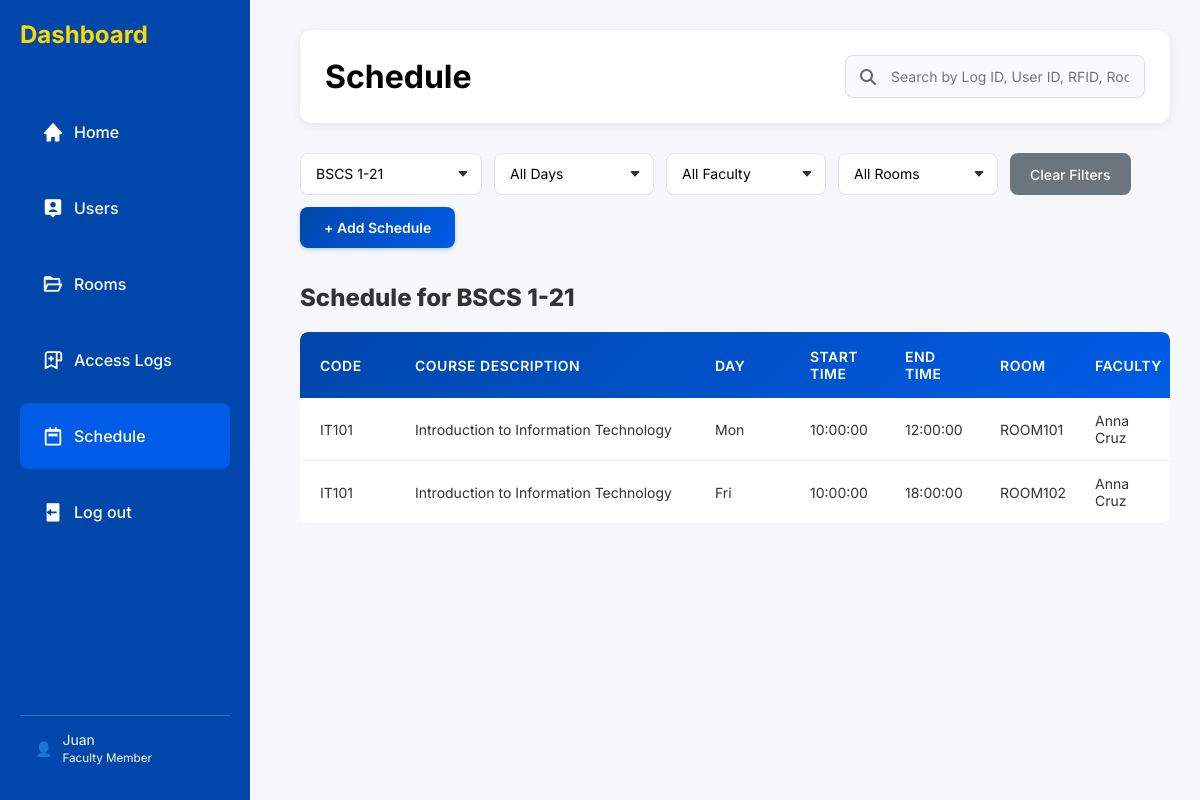
The app's page /schedule.php?course_section=2, older data.
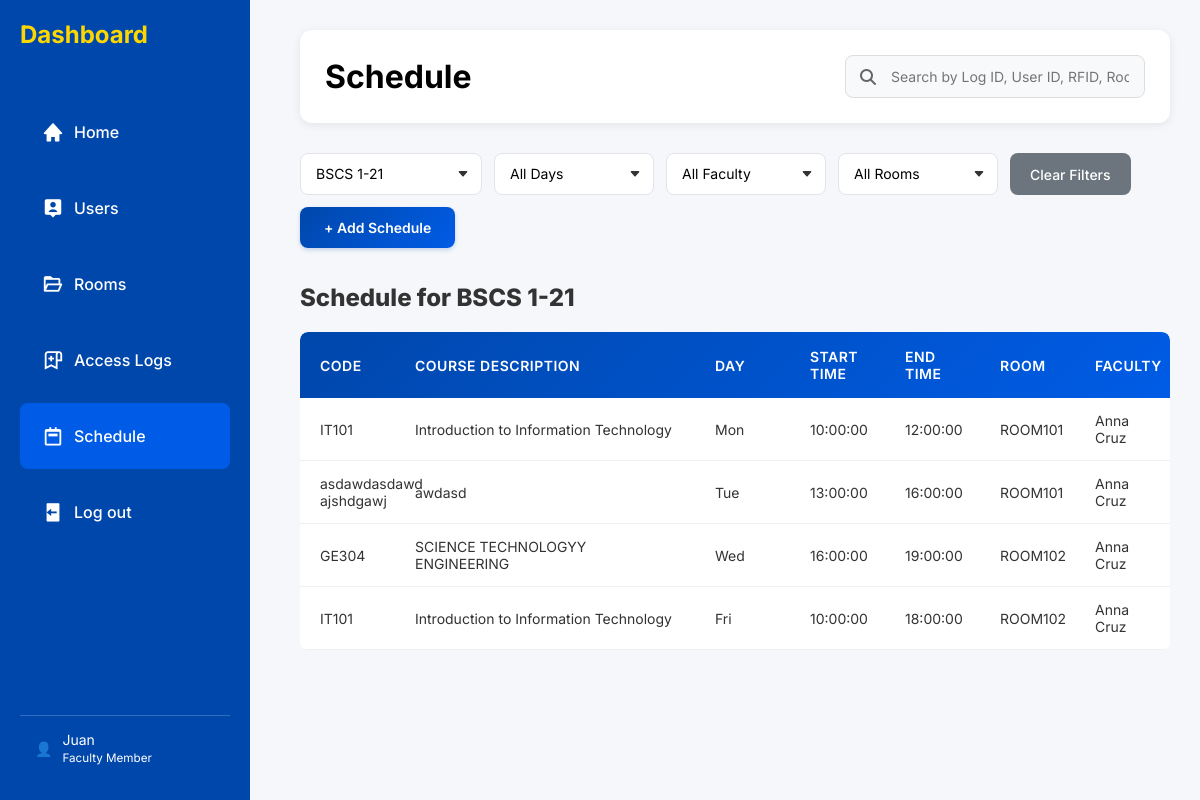
The same page, newer data.
### tables this page shows
CREATE TABLE `subject` (
  `Subject_id` int(11) NOT NULL,
  `Code` varchar(50) NOT NULL,
  `Description` varchar(255) DEFAULT NULL
);

CREATE TABLE `schedule` (
  `Schedule_id` int(11) NOT NULL,
  `Subject_id` int(11) NOT NULL,
  `Room_id` int(11) NOT NULL,
  `Faculty_id` int(11) NOT NULL,
  `Day` enum('Mon','Tue','Wed','Thu','Fri','Sat','Sun') NOT NULL,
  `Start_time` time NOT NULL,
  `End_time` time NOT NULL
);

CREATE TABLE `classrooms` (
  `Room_id` int(11) NOT NULL,
  `Room_code` varchar(50) NOT NULL,
  `Status` enum('Occupied','Unoccupied') DEFAULT 'Unoccupied',
  `Classroom_type` varchar(255) DEFAULT NULL,
  `Capacity` int(11) DEFAULT NULL
);

CREATE TABLE `users` (
  `User_id` int(11) NOT NULL,
  `Rfid_tag` varchar(50) NOT NULL,
  `F_name` varchar(100) NOT NULL,
  `L_name` varchar(100) NOT NULL,
  `CourseSection_id` int(11) DEFAULT NULL,
  `Role` enum('Student','Faculty','Admin') DEFAULT 'Student',
  `Status` enum('Active','Inactive') DEFAULT 'Active'
);

### schedule.php (the view, shortened to what this page needs)
<?php
include 'conn.php';
$filter_course_section = isset($_GET['course_section']) ? $_GET['course_section'] : '';
$sql = "
SELECT
    sub.Code,
    sub.Description,
    sch.Day,
    sch.Start_time,
    sch.End_time,
    cr.Room_code,
    u.F_name,
    u.L_name,
    cs.CourseSection,
    cs.CourseSection_id
FROM schedule_access AS sa
JOIN schedule AS sch ON sa.Schedule_id = sch.Schedule_id
JOIN subject AS sub ON sch.Subject_id = sub.Subject_id
JOIN users AS u ON sch.Faculty_id = u.User_id
JOIN classrooms AS cr ON sch.Room_id = cr.Room_id
JOIN course_section AS cs ON sa.CourseSection_id = cs.CourseSection_id
WHERE 1=1
";
if (!empty($filter_course_section)) {
    $sql .= " AND sa.CourseSection_id = '$filter_course_section'";
}
$sql .= " ORDER BY cs.CourseSection, sch.Day, sch.Start_time";
$result = $conn->query($sql);
?>
<!DOCTYPE html>
<html lang="en">
<head>
    <link rel="stylesheet" href="https://cdnjs.cloudflare.com/ajax/libs/font-awesome/6.6.0/css/all.min.css"/>
    <link rel="stylesheet" href="https://unpkg.com/boxicons@2.1.4/css/boxicons.min.css">
    <link rel="stylesheet" href="styles/schedule.css">
    <link rel="stylesheet" href="styles/sidebar.css">
</head>
<body>
    <div class="sidebar" id="sidebar">
        <h1>Dashboard</h1>
        <div class="icons">
        <a href="index.php" ><i class='bx bxs-home'></i>Home</a>
        <a href="users.php"><i class='bx bxs-user-pin' ></i> Users</a>
        <a href="rooms.php"><i class='bx bx-folder-open'></i> Rooms</a>
        <a href="access_logs.php"><i class='bx bx-bookmark-alt-plus'></i> Access Logs</a>
        <a href="schedule.php" class="active"><i class='bx bx-calendar-week'></i> Schedule</a>
        <a href="logout.php"><i class='bx bxs-log-out'></i> Log out</a>
        </div>
        <div class="user">
            👤 <span>Juan<br><small>Faculty Member</small></span>
        </div>
    </div>
    <div class="main-content">
        <div class="controls-section">
            <h1>Schedule</h1>
            <div class="search-box">
                <i class="fas fa-search"></i>
                <input type="text" id="searchInput" placeholder="Search by Log ID, User ID, RFID, Room...">
            </div>
        </div>
        <div class="controls">
            <div class="filters">
                <form method="GET" class="filter-form">
                    <div class="filter-section">
                    <div class="filter-group">
                        <select name="course_section" onchange="this.form.submit()">
                            <?php
                            $csQuery = $conn->query("SELECT CourseSection_id, CourseSection FROM course_section");
                            while ($cs = $csQuery->fetch_assoc()) {
                                $selected = ($filter_course_section == $cs['CourseSection_id']) ? 'selected' : '';
                                echo "<option value='{$cs['CourseSection_id']}' $selected>{$cs['CourseSection']}</option>";
                            }
                            ?>
                        </select>
                        <select name="day" onchange="this.form.submit()">
                            <option value="">All Days</option>
                        </select>
                        <select name="faculty" onchange="this.form.submit()">
                            <option value="">All Faculty</option>
                        </select>
                        <select name="room" onchange="this.form.submit()">
                            <option value="">All Rooms</option>
                        </select>
                        <button type="button" class="btn-clear" onclick="clearFilters()">Clear Filters</button>
                        <div class="modal-btn">
                            <button class="btn-primary" onclick="openModal()">+ Add Schedule</button>
                        </div>
                    </div>
                    </div>
                </form>
            </div>
        </div>
        <div class="schedule">
            <?php
            $groupedSchedules = [];
            if ($result->num_rows > 0) {
                while ($row = $result->fetch_assoc()) {
                    $courseSectionId = $row['CourseSection_id'];
                    if (!isset($groupedSchedules[$courseSectionId])) {
                        $groupedSchedules[$courseSectionId] = [
                            'name' => $row['CourseSection'],
                            'schedules' => []
                        ];
                    }
                    $groupedSchedules[$courseSectionId]['schedules'][] = $row;
                }
                foreach ($groupedSchedules as $courseSectionId => $data) {
                    echo "<h2 style='padding-top: 25px'>Schedule for {$data['name']}</h2>";
                    echo "<table>";
                    echo "<thead>
                            <tr>
                                <th>CODE</th>
                                <th style='width: 300px'>COURSE DESCRIPTION</th>
                                <th>DAY</th>
                                <th>START TIME</th>
                                <th>END TIME</th>
                                <th>ROOM</th>
                                <th>FACULTY</th>
                            </tr>
                        </thead><tbody>";
                    foreach ($data['schedules'] as $row) {
                        echo "<tr>
                                <td>{$row['Code']}</td>
                                <td>{$row['Description']}</td>
                                <td>{$row['Day']}</td>
                                <td>{$row['Start_time']}</td>
                                <td>{$row['End_time']}</td>
                                <td>{$row['Room_code']}</td>
                                <td>{$row['F_name']} {$row['L_name']}</td>
                            </tr>";
                    }
                    echo "</tbody></table><br>";
                }
            } else {
                echo "<div class='no-results'>No schedule found matching your criteria.</div>";
            }
            ?>
        </div>
    </div>
</body>
</html>

### styles/schedule.css (style rules this page uses)
* { box-sizing: border-box; margin: 0; padding: 0; font-family: 'Inter', sans-serif; }
body { background-color: #f5f7fb; min-height: 100vh; display: flex; }
.main-content { margin-left: 270px; padding: 30px; width: calc(100% - 270px); transition: margin-left 0.3s ease; }
.controls-section { display: flex; align-items: center; justify-content: space-between; gap: 70px; margin-bottom: 30px; background: white; padding: 25px; border-radius: 12px; box-shadow: 0 2px 10px rgba(0, 0, 0, 0.08); }
.controls-section h1 { width: 198px; }
.filters { flex-grow: 1; max-width: 100%; }
.filter-form { display: flex; flex-direction: column; gap: 20px; }
.search-box { position: relative; min-width: 300px; }
.search-box i { position: absolute; left: 15px; top: 50%; transform: translateY(-50%); color: #666; z-index: 1; }
.search-box input { width: 100%; padding: 12px 15px 12px 45px; border: 1px solid #ddd; border-radius: 8px; font-size: 14px; transition: all 0.3s; background: #f8f9fa; }
.filter-section { position: relative; margin-bottom: 10px; }
.filter-group { display: flex; gap: 12px; flex-wrap: wrap; }
.filter-group select { padding: 12px 15px; border: 1px solid #e1e5e9; border-radius: 8px; font-size: 14px; background-color: white; min-width: 160px; cursor: pointer; transition: all 0.3s ease; background-repeat: no-repeat; background-position: right 12px center; background-size: 12px; appearance: none; padding-right: 35px; }
.btn-clear { background-color: #6c757d; color: white; padding: 12px 20px; border: none; border-radius: 8px; cursor: pointer; font-size: 14px; font-weight: 500; transition: all 0.3s ease; white-space: nowrap; }
.schedule h2 { margin-bottom: 20px; font-size: 24px; color: #333; font-weight: 800 }
table { width: 100%; border-collapse: collapse; min-width: 600px; border-radius: 8px; overflow: hidden; table-layout: fixed; }
thead { background: linear-gradient(135deg, #0047AB 0%, #005ce6 100%); }
th { padding: 16px 20px; text-align: left; font-weight: 600; color: white; font-size: 14px; text-transform: uppercase; letter-spacing: 0.5px; border: none; }
th:first-child { border-radius: 8px 0 0 0; }
th:last-child { border-radius: 0 8px 0 0; }
td { padding: 14px 20px; text-align: left; border-bottom: 1px solid #f0f0f0; font-size: 14px; color: #333; background: white; transition: background-color 0.2s ease; }
tbody tr { transition: all 0.2s ease; }
tbody tr:nth-child(even) { background-color: #fafbfc; }
.btn-primary { background: linear-gradient(135deg, #0047AB 0%, #005ce6 100%); color: white; padding: 12px 24px; border: none; border-radius: 8px; cursor: pointer; font-size: 14px; font-weight: 600; transition: all 0.3s ease; box-shadow: 0 2px 4px rgba(0, 71, 171, 0.2); }
.modal-btn { position: static; white-space: nowrap; }

### styles/sidebar.css (style rules this page uses)
.sidebar { width: 250px; background-color: #0047AB; color: white; display: flex; flex-direction: column; height: 100vh; padding: 20px; position: fixed; transition: transform 0.3s ease; }
.sidebar h1 { font-size: 24px; margin-bottom: 40px; color: #FFD700; }
.sidebar a { color: white; text-decoration: none; margin: 10px 0; display: flex; align-items: center; padding: 12px; border-radius: 8px; font-weight: 500; transition: background 0.3s ease; }
.sidebar a:hover, .sidebar a.active { background-color: #005ce6; }
.sidebar .user { margin-top: auto; display: flex; align-items: center; padding: 15px; border-top: 1px solid #ffffff33; font-size: 14px; }
.sidebar .user span { margin-left: 10px; }
.sidebar i { padding: 10px; font-size: 22px; }

Row changes from the older to the newer data that the page shows:
added subject: Code "asdawdasdawd ajshdgawj", Description "awdasd", schedule.Day "Tue", schedule.Start_time "13:00:00", schedule.End_time "16:00:00", classrooms.Room_code "ROOM101", users.F_name "Anna", users.L_name "Cruz"
added subject: Code "GE304", Description "SCIENCE TECHNOLOGYY ENGINEERING", schedule.Day "Wed", schedule.Start_time "16:00:00", schedule.End_time "19:00:00", classrooms.Room_code "ROOM102", users.F_name "Anna", users.L_name "Cruz"
